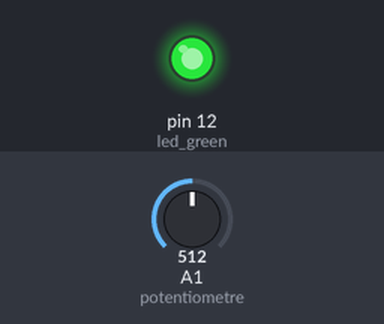
This sketch was run on a simulated Arduino Uno, built with avr-gcc and run on an emulated ATmega328P. On the bench: output pins drawn as LEDs (lit = HIGH). Dashed ring = blinking. The inputs (shaded band) are chosen by the test bench; at power-on: A1 (potentiometre) = 512.

Above: at 2.8 s.
2.9 s: A1 (potentiometre) set to 0
At 3.8 s:
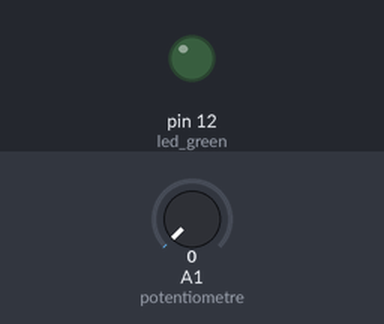
5.6 s: A1 (potentiometre) set to 122
At 6.19 s:
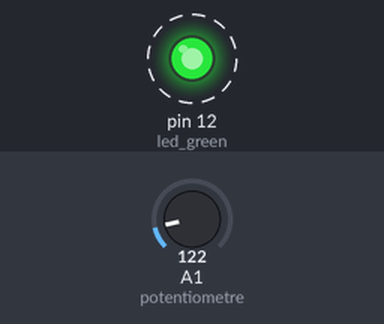
Timing chart, 0 to 15.1 s (numbered marks = the images above; inputs shaded):
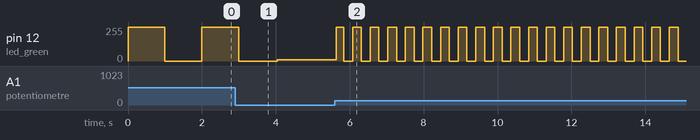

Measured:
- after the input at 5.6 s, pin 12 (led_green): alternates 255/255 for 0.24 s and 0/255 for 0.24 s, starting at once

The sketch:

VALEUR_ANALOGIQUE_Clignotement_controll_.ino
```cpp
#define potentiometre A1

#define led_green 12

void setup(){
 pinMode(led_green , OUTPUT);
}

void loop(){
int pot_value=analogRead(potentiometre ); // Incoming analog signal read and appointed    //sensor

int delay_value = map(pot_value, 0 , 1023 , 0 , 2000);

digitalWrite(led_green,HIGH);
delay(delay_value);
digitalWrite(led_green,LOW);
delay(delay_value);

}
```
